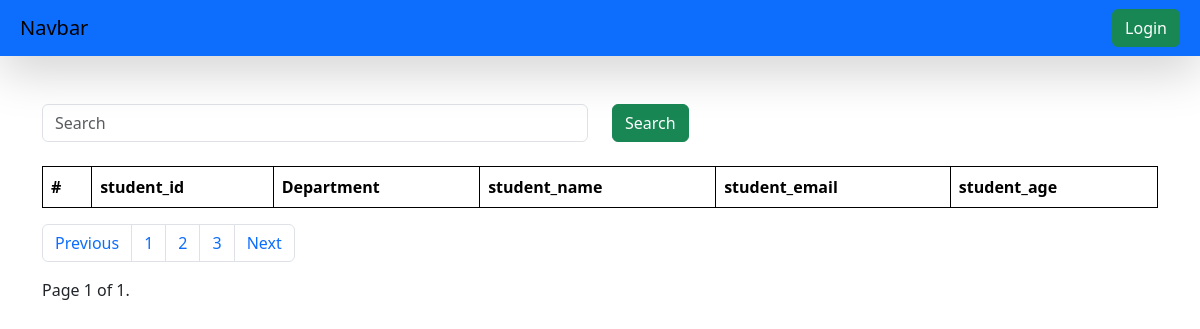
/students/, run on an earlier commit of the app's database.
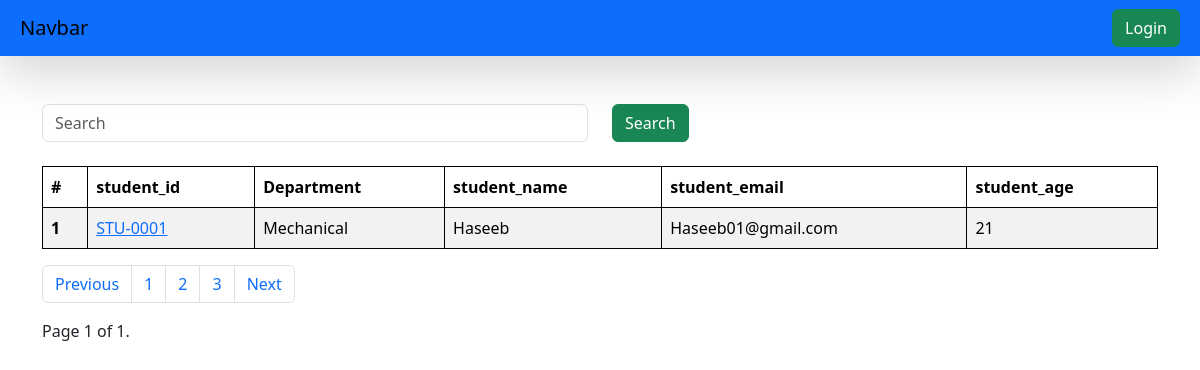
And on a later commit of the database.
### vege/models.py (models this page shows, shortened)
class Student(models.Model):
    department = models.ForeignKey(Department , related_name="depart" ,on_delete=models.CASCADE)
    student_id = models.OneToOneField(StudentID , related_name="studentid" ,on_delete=models.CASCADE)
    student_name = models.CharField(max_length=100)
    student_email = models.EmailField(unique=True)
    student_age = models.IntegerField(default=18)
    student_address = models.TextField()
    def __str__(self) -> str:
          return self.student_name
    class Meta:
         ordering = ['student_name']
         verbose_name = "student"

class StudentID(models.Model):
      student_id = models.CharField(max_length=100)
      def __str__(self) -> str:
          return self.student_id

class Department(models.Model):
    department = models.CharField(max_length=100)
    class Meta:
        ordering = ['department']

### vege/views.py (the view, shortened to what this page needs)
# urls.py: path('students/', get_students, name="get_students"),
def get_students(request):
    queryset = Student.objects.all()
    paginator = Paginator(queryset, 25)  # Show 25 contacts per page.
    page_number = request.GET.get("page" , 1)
    page_obj = paginator.get_page(page_number)
    print(page_obj.object_list)
    return render(request, 'vege/report/students.html', {'queryset':page_obj})

### vege/templates/vege/report/students.html (shortened to what this page needs)
{% extends "home/base.html" %}
{% block start %}
<div class = "container mt-5">
         <form clas="mb-4">
    <div class="row">
        <div class="col-md-6">
             <input class="form-control" name="search" placeholder="Search">
        </div>
        <div class="col-md-6">
            <button class="btn btn-success">Search</button>
        </div>
    </div>
    <br>
</form>
    <table class="table table-striped">
       <thead>
         <tr>
           <th scope="col">#</th>
           <th scope="col">student_id</th>
           <th scope="col">Department</th>
           <th scope="col">student_name</th>
           <th scope="col">student_email</th>
           <th scope="col">student_age</th>
         </tr>
        </thead>
        <tbody>
            {% for student in queryset %}
         <tr>
           <th scope="row">{{forloop.counter}}</th>
           <td>
           <a href="{% url 'see_marks' student.student_id %}" >
              {{student.student_id}}
           </a>
         </td>
           <td>{{student.department.department}}</td>
           <td>{{student.student_name}}</td>
           <td>{{student.student_email}}</td>
           <td>{{student.student_age}}</td>
         </tr>
         {% endfor %}
        </tbody>
        </table>
           <ul class="pagination">
             <li class="page-item"><a class="page-link" href="#">Previous</a></li>
             <li class="page-item"><a class="page-link" href="#">1</a></li>
             <li class="page-item"><a class="page-link" href="#">2</a></li>
             <li class="page-item"><a class="page-link" href="#">3</a></li>
             <li class="page-item"><a class="page-link" href="#">Next</a></li>
           </ul>
         <nav aria-label="Page navigation example">
           <ul class="pagination">
               <span class="current">
                   Page {{ queryset.number }} of {{ queryset.paginator.num_pages }}.
               </span>
       </ul>
       </nav>
   </div>
{% endblock %}

What changed in the data, as far as the page shows it:
added Student: student_id "STU-0001", department.department "Mechanical", student_name "Haseeb", student_email "Haseeb01@gmail.com", student_age "21"
